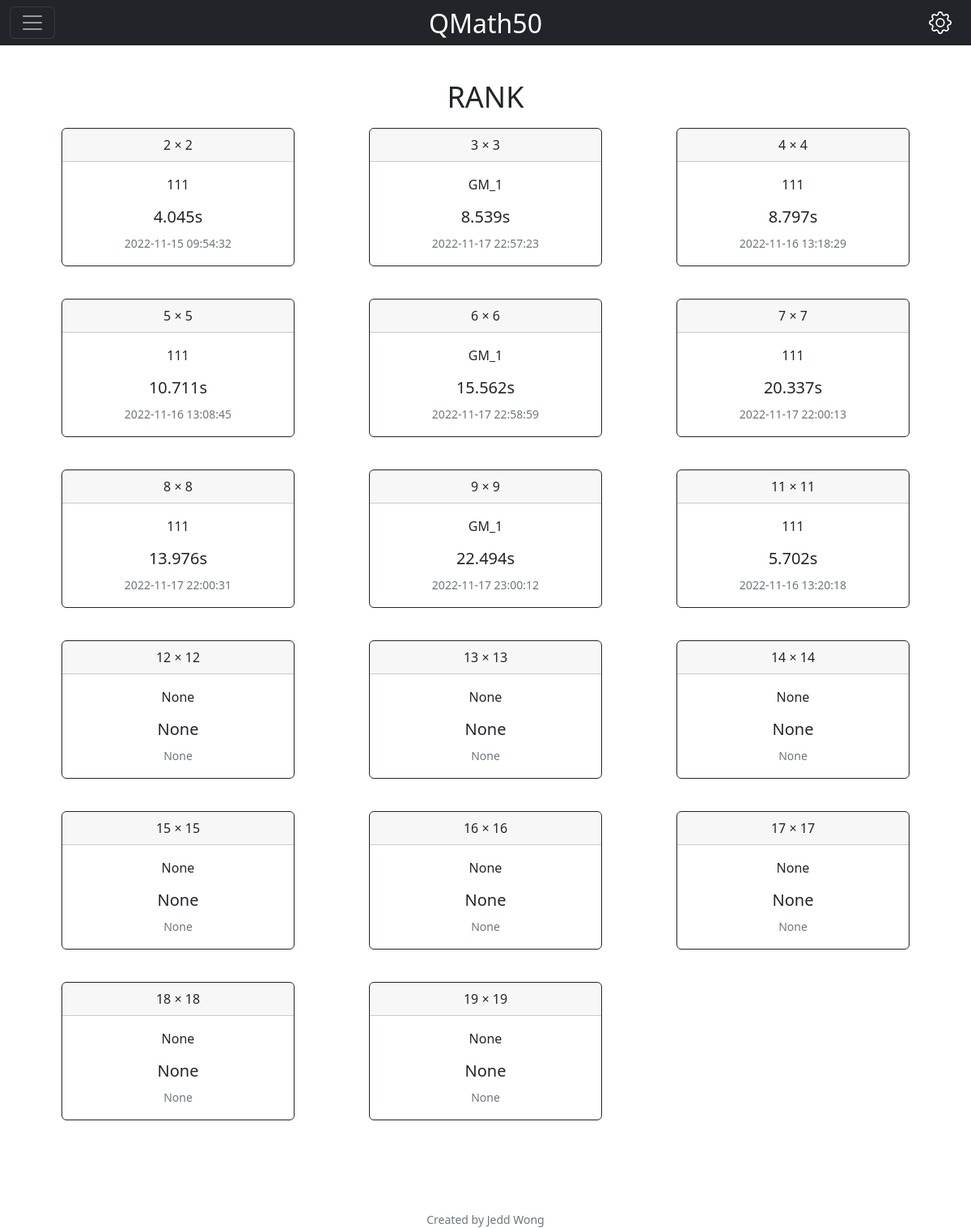
Before: /rank (signed in) with the older database file.
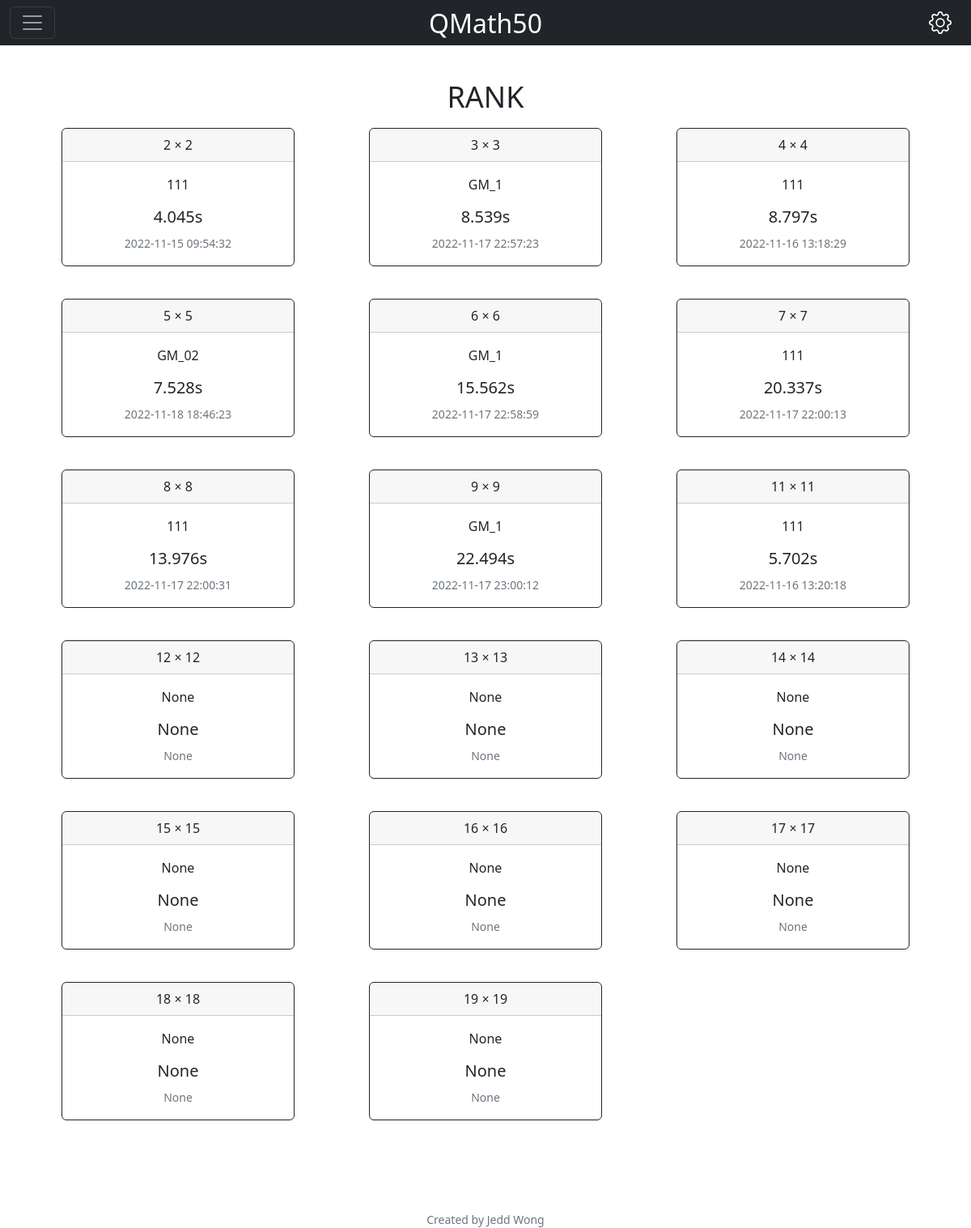
After: the same page with the newer database file.
### tables this page shows
CREATE TABLE users (id INTEGER PRIMARY KEY AUTOINCREMENT NOT NULL, username TEXT NOT NULL, hash TEXT NOT NULL);

### main.py (the view)
@app.route('/rank')
@login_required
def rank():
    acc_id = session["user_id"]
    if acc_id != None:
        username_db = db.execute("SELECT username FROM users WHERE id = ?", acc_id)
        username = username_db[0]["username"]
        best_time_list = []
        for data in range(2,20):
            if data == 10:
                pass
            else:
                temp_dict = {}
                rank_best_db = db.execute("SELECT game_type, pofo_id, MIN(best_time), time FROM profile WHERE game_type = ?", data)
                best_player_id = rank_best_db[0]["pofo_id"]
                best_player_name = db.execute("SELECT username FROM users WHERE id = ?", best_player_id)
                if not best_player_name:
                    game_type = data
                    player_name = None
                    best_time = None
                    record_date_time = None
                else:
                    game_type = rank_best_db[0]["game_type"]
                    player_name = best_player_name[0]["username"]
                    best_time = rank_best_db[0]["MIN(best_time)"]
                    record_date_time = rank_best_db[0]["time"]
                temp_dict["game_type"] = game_type
                temp_dict["username"] = player_name
                temp_dict["best_time"] = best_time
                temp_dict["time"] = record_date_time
                if temp_dict["best_time"] != None:
                    temp_dict["best_time"] = str(best_time) + "s"
                best_time_list.append(temp_dict)
        contents = best_time_list
        return render_template("rank.html", jinja_username=username, jinja_contents=contents)
    else:
        return render_template("login.html")

### helpers.py (called while the page is built)
def login_required(f):
    @wraps(f)
    def decorated_function(*args, **kwargs):
        if session.get("user_id") is None:
            return redirect("/login")
        return f(*args, **kwargs)
    return decorated_function

### main.py (called while the page is built)
@app.after_request
def after_request(response):
    response.headers["Cache-Control"] = "no-cache, no-store, must-revalidate"
    response.headers["Expires"] = 0
    response.headers["Pragma"] = "no-cache"
    return response

### templates/rank.html (shortened to what this page needs)
{% extends "layout.html" %}
{% block main %}
        <div class="App_game">
          <div class="boardContainer" style="overflow: unset;">
              <div class="center">
                  <h1 style="font-size:3vw" id="indexTitle">RANK</h1>
              </div>
          </div>
        </div>
        <div class="row row-cols-1 row-cols-md-3 g-4">
          {% for content in jinja_contents %}
          <div class="col">
                <div class="card border-dark mb-3" style="max-width: 18rem;">
                    <div class="card-header">{{ content.game_type }} × {{ content.game_type }}</div>
                    <div class="card-body text-dark">
                      <p class="card-text">{{ content.username }}</p>
                      <h5 class="card-title">{{ content.best_time }}</h5>
                      <p class="card-text"><small class="text-muted">{{ content.time }}</small></p>
                    </div>
                </div>
          </div>
             {% endfor %}
        </div>
{% endblock %}

### templates/layout.html (shortened to what this page needs)
<!DOCTYPE html>
<html lang="en">
    <head>
        <link href="https://cdn.jsdelivr.net/npm/bootstrap@5.2.2/dist/css/bootstrap.min.css" rel="stylesheet">
        <link href="/static/css/styles.css" rel="stylesheet">
    </head>
    <body>
        <nav class="navbar navbar-dark bg-dark fixed-top">
                <div class="container-fluid">
                {% if session["user_id"] %}
                    <button class="navbar-toggler" type="button" data-bs-toggle="offcanvas" data-bs-target="#offcanvasDarkNavbar" aria-controls="offcanvasDarkNavbar">
                      <span class="navbar-toggler-icon"></span>
                    </button>
                    <a class="navbar-brand position-absolute top-0 start-50 translate-middle-x" href="/">QMath50</a>
                    <div>
                        <li>
                            <button type="button" id="settings-button" class="btn btn-dark text-white AppHeader_icon justify-content-end" aria-label="Settings" data-bs-toggle="modal" data-bs-target="#exampleModal">
                            </button>
                        </li>
                    </div>
                {% endif %}
        </nav>
        <main class="container-fluid py-5 text-center">
            <main class="container py-5 text-center">
        {% block main %}{% endblock %}
            </main>
        </main>
        <footer class="mb-5 small text-center text-muted">
            Created by Jedd Wong
        </footer>
    </body>
</html>

### static/css/styles.css (style rules this page uses)
html, body { margin: 0; height: 100%; }
a { text-decoration:none; }
nav .navbar-brand { font-size: xx-large; }
.center { justify-content: center; color }
#indexTitle { margin: 2% 0 18%; }
.card { margin: 0 auto; float: none; margin-bottom: 10px; }
.App_game { width: 100%; max-width: var(--game-max-width); margin: 0 auto; height: calc(100% - var(--header-height)); display: flex; flex-direction: column; }
.boardContainer { display: flex; justify-content: center; align-items: center; flex-grow: 1; overflow: hidden; }
.AppHeader_icon { background: none; border: none; }

Changed rows visible on the page:
no longer on one of the page's lists (row unchanged): users: username "111"
computed for users (number 1 of 3 on the later page): game_type "5" → "7"; best_time "10.711s" → "20.337s"; time "2022-11-16 13:08:45" → "2022-11-17 22:00:13"; game_type "7" → "8"; best_time "20.337s" → "13.976s"; time "2022-11-17 22:00:13" → "2022-11-17 22:00:31"; game_type "8" → "11"; best_time "13.976s" → "5.702s"; time "2022-11-17 22:00:31" → "2022-11-16 13:20:18"
added users: game_type "5", username "GM_02", best_time "7.528s", time "2022-11-18 18:46:23"
